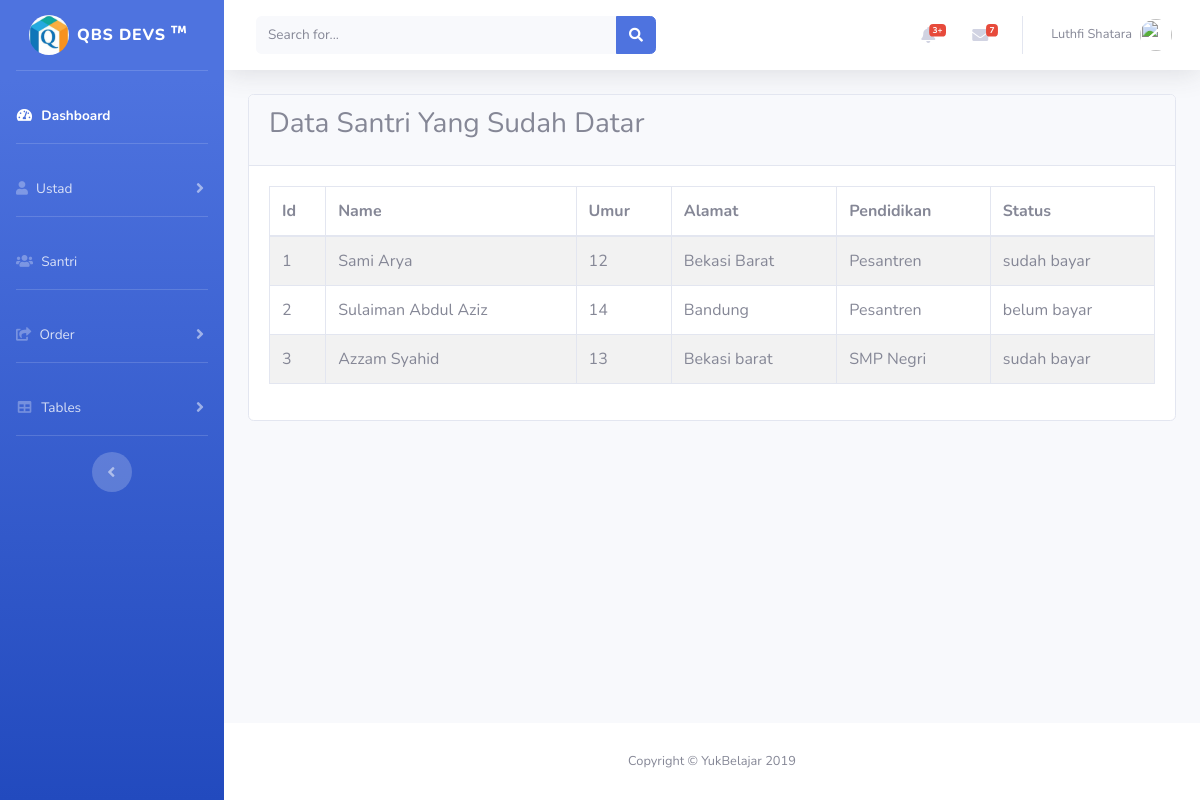
/santri.php, run on the app's committed database.
### tables this page shows
CREATE TABLE `santri` (
  `id` int(255) NOT NULL,
  `name` varchar(500) NOT NULL,
  `umur` int(100) NOT NULL,
  `alamat` text NOT NULL,
  `pendidikan` text NOT NULL,
  `status` varchar(22) NOT NULL
);

### santri.php (the view, shortened to what this page needs)
<?php
include('includes/header.php');
include('includes/navbar.php');
?>
        <div class="container-fluid">
          <section class="content">
              <div class="row">
                <div class="col-12">
                  <div class="card">
                    <div class="card-header">
                      <h3 class="card-title">Data Santri Yang Sudah Datar</h3>
                    </div>
                    <div class="card-body">
                    <?php
                      $connection = mysqli_connect("localhost","root","","test");
                      $query = "SELECT * FROM santri";
                      $query_run = mysqli_query($connection, $query);
                      ?>
                      <table id="example1" class="table table-bordered table-striped">
                        <thead>
                        <tr>
                          <th>Id</th>
                          <th>Name</th>
                          <th>Umur</th>
                          <th>Alamat</th>
                          <th>Pendidikan</th>
                          <th>Status</th>
                        </tr>
                        </thead>
                        <tbody>
                  <?php
                    if(mysqli_num_rows($query_run) > 0)
                    {
                        while($row = mysqli_fetch_assoc($query_run))
                    {
                 ?>
          <tr>
            <td> <?php echo $row['id']; ?> </td>
            <td> <?php echo $row['name']; ?> </td>
            <td> <?php echo $row['umur']; ?> </td>
            <td> <?php echo $row['alamat']; ?> </td>
            <td> <?php echo $row['pendidikan']; ?> </td>
            <td> <?php echo $row['status']; ?> </td>
          </tr>
          <?php
            }
        }
        else {
          echo "No Record Found";
        }
        ?>
        </tbody>
                      </table>
                    </div>
                  </div>
                </div>
              </div>
            </section>
        </div>
      </div>
     <?php
     include('includes/footer.php')
     ?>
</body>
</html>

### data on the page
santri: id "1", name "Sami Arya", umur "12", alamat "Bekasi Barat", pendidikan "Pesantren", status "sudah bayar"
santri: id "2", name "Sulaiman Abdul Aziz", umur "14", alamat "Bandung", pendidikan "Pesantren", status "belum bayar"
santri: id "3", name "Azzam Syahid", umur "13", alamat "Bekasi barat", pendidikan "SMP Negri", status "sudah bayar"
